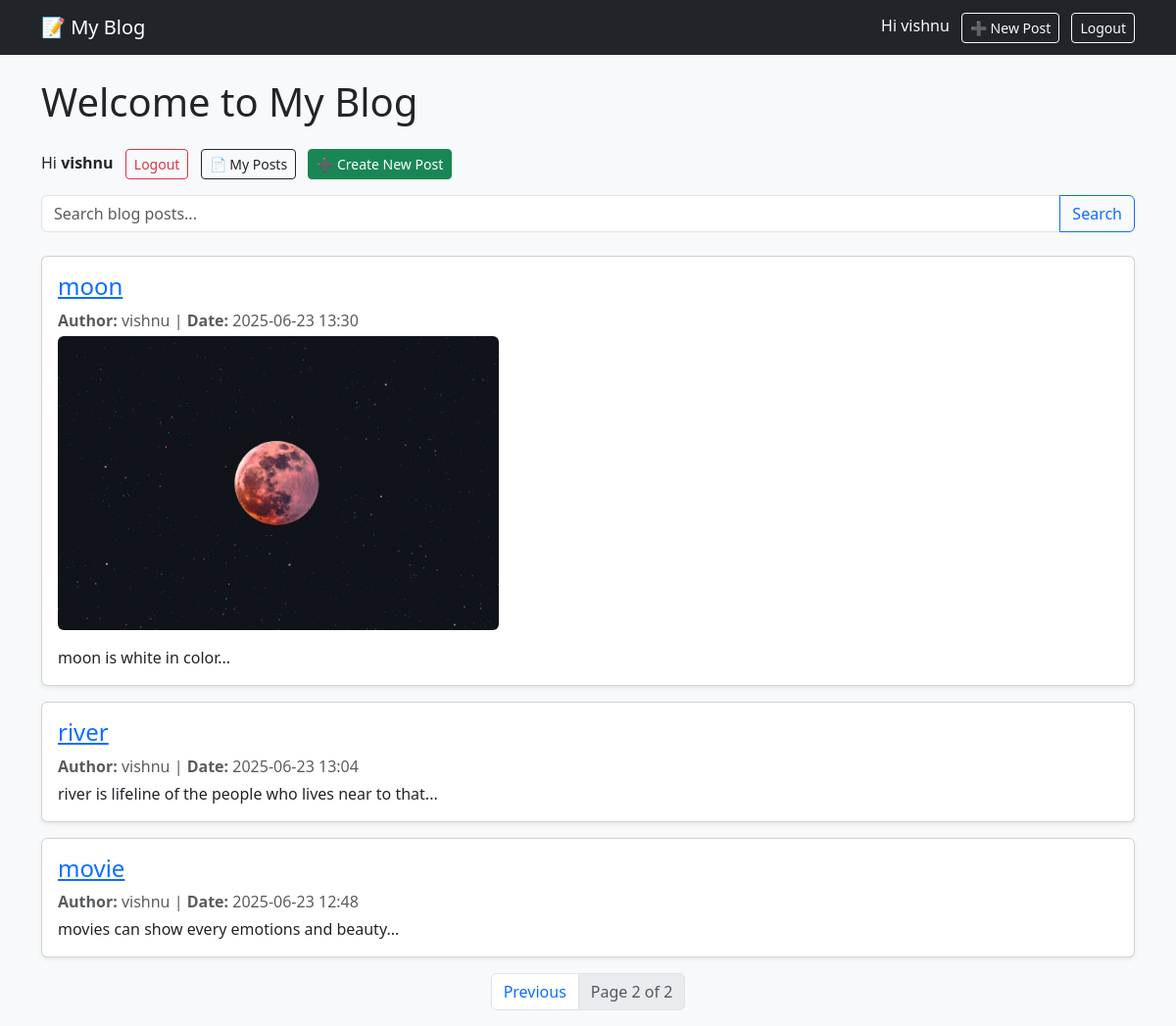
Page /?page=2 (signed in) on the committed database.
### blog/models.py (models this page shows, shortened)
class BlogPost(models.Model):
    title = models.CharField(max_length=200)
    content = models.TextField()
    author = models.ForeignKey(User, on_delete=models.CASCADE)
    image = models.ImageField(upload_to='post_images/', blank=True, null=True)
    category = models.ForeignKey(Category, on_delete=models.SET_NULL, null=True, blank=True)
    tags = models.ManyToManyField(Tag, blank=True)
    likes = models.ManyToManyField(User, related_name='liked_posts', blank=True)
    created_at = models.DateTimeField(auto_now_add=True)

### blog/views.py (the view)
# urls.py: path('', views.home, name='home'),
def home(request):
    query = request.GET.get('q')
    if query:
        posts = BlogPost.objects.filter(
            Q(title__icontains=query) | Q(content__icontains=query)
        )
    else:
        posts = BlogPost.objects.all()
    paginator = Paginator(posts.order_by('-created_at'), 5)
    page_number = request.GET.get('page')
    page_obj = paginator.get_page(page_number)
    return render(request, 'blog/home.html', {'posts': page_obj, 'page_obj': page_obj, 'filter_type': request.GET.get('filter_type'),
        'filter_name': request.GET.get('filter_name')})

### blog/templates/blog/home.html (shortened to what this page needs)
{% extends 'blog/base.html' %}
{% block content %}
  <h1 class="mb-4">Welcome to My Blog</h1>
  {% if user.is_authenticated %}
      <div class="mb-3">
          <span class="me-2">Hi <strong>{{ user.username }}</strong></span>
          <form method="post" action="{% url 'logout' %}" style="display:inline;">
            <button type="submit" class="btn btn-sm btn-outline-danger">Logout</button>
          </form>
          <a href="{% url 'my_posts' %}" class="btn btn-sm btn-outline-dark ms-2">📄 My Posts</a>
          <a href="{% url 'create_post' %}" class="btn btn-sm btn-success ms-2">➕ Create New Post</a>
      </div>
  {% else %}
      <div class="mb-3">
          <a href="{% url 'login' %}" class="btn btn-sm btn-primary">Login</a>
          <a href="{% url 'register' %}" class="btn btn-sm btn-secondary ms-2">Register</a>
      </div>
  {% endif %}
  <form method="get" class="mb-4">
  <div class="input-group">
    <input type="text" name="q" class="form-control" placeholder="Search blog posts..." value="{{ request.GET.q }}">
    <button type="submit" class="btn btn-outline-primary">Search</button>
  </div>
</form>
  {% for post in posts %}
      <div class="card mb-3 shadow-sm">
          <div class="card-body">
              <h4 class="card-title">
                  <a href="{% url 'post_detail' post.id %}">{{ post.title }}</a>
              </h4>
              <p class="text-muted mb-1">
                  <strong>Author:</strong> {{ post.author.username }} |
                  <strong>Date:</strong> {{ post.created_at|date:"Y-m-d H:i" }}
              </p>
              {% if post.image %}
              <img src="{{ post.image.url }}" class="img-fluid rounded mb-3" style="max-height: 300px;" alt="Post image">
              {% endif %}
              <p class="card-text">{{ post.content|slice:":200" }}...</p>
          </div>
      </div>
  {% empty %}
      <p>No blog posts yet!</p>
  {% endfor %}
  <nav aria-label="Page navigation">
  <ul class="pagination justify-content-center">
    {% if page_obj.has_previous %}
      <li class="page-item">
        <a class="page-link" href="?page={{ page_obj.previous_page_number }}{% if request.GET.q %}&q={{ request.GET.q }}{% endif %}">Previous</a>
      </li>
    {% endif %}
    <li class="page-item disabled">
      <a class="page-link" href="#">Page {{ page_obj.number }} of {{ page_obj.paginator.num_pages }}</a>
    </li>
  </ul>
</nav>
{% endblock %}

### blog/templates/blog/base.html (shortened to what this page needs)
<!DOCTYPE html>
<html lang="en">
<head>
  <link href="https://cdn.jsdelivr.net/npm/bootstrap@5.3.0/dist/css/bootstrap.min.css" rel="stylesheet">
</head>
<body class="bg-light">
  <nav class="navbar navbar-expand-lg navbar-dark bg-dark mb-4">
    <div class="container">
      <a class="navbar-brand" href="/">📝 My Blog</a>
      <div>
        {% if user.is_authenticated %}
          <span class="navbar-text text-light me-2">Hi {{ user.username }}</span>
          <a class="btn btn-sm btn-outline-light me-2" href="{% url 'create_post' %}">➕ New Post</a>
          <a class="btn btn-sm btn-outline-light" href="{% url 'logout' %}">Logout</a>
        {% else %}
          <a class="btn btn-sm btn-outline-light me-2" href="{% url 'login' %}">Login</a>
          <a class="btn btn-sm btn-outline-light" href="{% url 'register' %}">Register</a>
        {% endif %}
      </div>
    </div>
  </nav>
  <div class="container">
    {% block content %}{% endblock %}
  </div>
</body>
</html>

### rows in the picture
BlogPost: title "moon", author.username "vishnu", created_at "2025-06-23 13:30", image (picture), content "moon is white in color"
BlogPost: title "river", author.username "vishnu", created_at "2025-06-23 13:04", content "river is lifeline of the people who lives near to that"
BlogPost: title "movie", author.username "vishnu", created_at "2025-06-23 12:48", content "movies can show every emotions and beauty"

### other values in the picture
{{ user.username }} "vishnu"
{{ page_obj.number }} "2"
{{ page_obj.paginator.num_pages }} "2"
